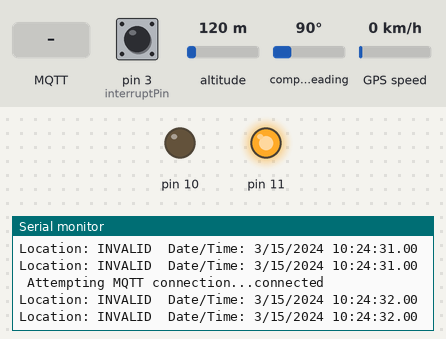
A sketch run on a simulated Arduino Mega 2560, built for the host (arithmetic inside an expression is 32-bit, double 64-bit). Shown: output pins drawn as LEDs (lit = HIGH), the last lines printed to the serial monitor. The test bench sets the inputs (shaded band); at power-on: pin 3 (interruptPin) HIGH, altitude 120 m, compass heading 90°, GPS speed 0 km/h. WiFi joins after 1.5 s; servers stay silent unless stated; random numbers use the default seed unless the sketch sets one; the GPS gets a fix after 3 s at 37.7749, -122.4194 with 8 satellites; no MQTT or app messages arrive unless stated.

Above: at 2.4 s.
2.5 s: pin 3 (interruptPin) pulled LOW for 0.15 s
At 3.1 s:
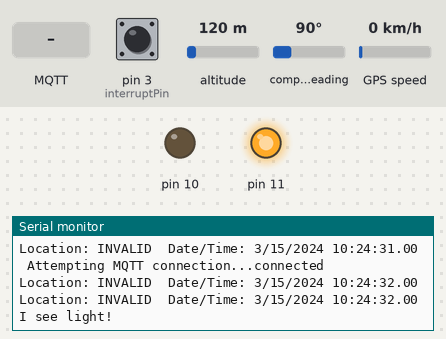
4.7 s: MQTT message "b" arrives on the first subscribed topic
At 5.1 s:
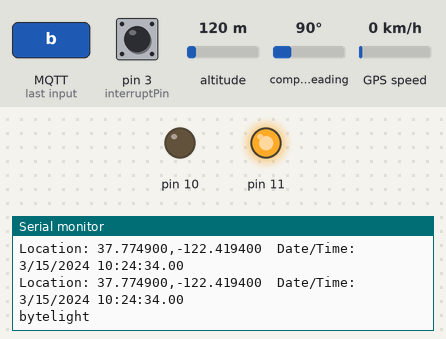

Measured:
- after the input at 2.5 s, the serial monitor: prints a new line at once (image 1)
- after the input at 4.7 s, the serial monitor: prints a new line at once (image 2)

The sketch:

MQTT_GPS_Time.ino
```cpp
#include <SPI.h>         // needed for Arduino versions later than 0018
#include <Ethernet2.h>
#include <EthernetUdp2.h>         // UDP library from: bjoern@cs.stanford.edu 12/30/2008
#include <PubSubClient.h>
#include <TinyGPS++.h>

//For W5500 Ethernet
#define _STR(X)  #X
#define STR(X)  _STR(X)
#define SS     10U    //D10----- SS
#define RST    11U    //D11----- Reset


//Interrupt for light sensor
const int interruptPin = 3;
int intrruptFlag = 0;

byte testByte = 0x55;

// Enter a MAC address and IP address for your controller below.
// The IP address will be dependent on your local network:
#define NODENUMBER 103 //last 3 digit of IP address
#define CLIENTID "client" STR(NODENUMBER)
byte mac[] = {0xDE, 0xAD, 0xBE, 0xEF, 0xFE, NODENUMBER};
unsigned int localPort = 8888;      // local port to listen on
char packetBuffer[UDP_TX_PACKET_MAX_SIZE]; //buffer to hold incoming packet,
char ReplyBuffer[] = "acknowledged";       // a string to send back

IPAddress ip(192, 168, 1, NODENUMBER);     //W5500 client address
IPAddress server(192, 168, 1, 77);         //MQTT Server address
IPAddress dns1(192, 168, 1, 1);
IPAddress subnet(255, 255, 255, 0);
EthernetClient ethClient;
PubSubClient mqttClient(ethClient);

EthernetUDP Udp;    //UDP object
TinyGPSPlus gps;    //gps object


void callback(char* topic, byte* payload, unsigned int length)
{
  // b for bytelight, c for casambi
  if (strcmp(topic,"firmware") == 0 && payload[0] == 98) {
     mqttClient.publish("bytelight", STR(NODENUMBER));
    Serial.println("bytelight");
  }

  else if (strcmp(topic,"firmware") == 0 && payload[0] == 99) {
     mqttClient.publish("casambi", STR(NODENUMBER));
    Serial.println("casambi");
  }

}


void setup() {

  //Serial port setup
  Serial.begin(115200);
  while(!Serial);
  Serial.println("USB Serial OK");

  Serial1.begin(9600);
  while(!Serial1);
  Serial.println("GPS serial OK");

  //W5500 Ethernet setup
  pinMode(SS, OUTPUT);
  pinMode(RST, OUTPUT);
  digitalWrite(SS, LOW);
  digitalWrite(RST,HIGH);  //Reset Ethernet
  digitalWrite(RST,LOW);
  digitalWrite(RST,HIGH);

  //Ethernet UDP steup:
  Ethernet.begin(mac, ip, dns1, subnet);
  delay(1200);
  Udp.begin(localPort);
  Serial.println(ip);

  //MQTT client setup
  mqttClient.setServer(server,1883);
  mqttClient.setCallback(callback);

  //Light interrupt pin setup
  pinMode(interruptPin, INPUT);
  attachInterrupt(digitalPinToInterrupt(interruptPin), pin_ISR, LOW);

  Serial.println("Setup Complete");
}

void pin_ISR() {
  intrruptFlag = 1;
}

void reconnect()
{
  while (!mqttClient.connected()) {
    Serial.print(" Attempting MQTT connection...");

    if (mqttClient.connect(CLIENTID)) {
      Serial.println("connected");
      mqttClient.publish("outTopic","Connected!");
      // ... and resubscribe
      mqttClient.subscribe("firmware");
    }
    else {
      Serial.print("failed, rc=");
      Serial.print(mqttClient.state());
      Serial.println(" try again in 2~3 seconds");
      // Wait 2 seconds before retrying
      delay(random(2000,3000));
    }

  }
}

void loop() {

  while (Serial1.available() > 0)
    if (gps.encode(Serial1.read()))
      displayInfo();

    if (millis() > 5000 && gps.charsProcessed()<10) {
      Serial.println(F("No GPS detected"));
      while(true);
    }


  if (!mqttClient.connected()) {
    reconnect();
  }

  if (1 == intrruptFlag) {
    mqttClient.publish("light On", STR(NODENUMBER));

    //attachInterrupt(digitalPinToInterrupt(interruptPin), pin_ISR, LOW);
    intrruptFlag = 0;
    Serial.println("I see light!");
    Serial1.print(testByte);
  }

  mqttClient.loop();

}

void displayInfo()
{
  Serial.print(F("Location: "));
  if (gps.location.isValid())
  {
    Serial.print(gps.location.lat(), 6);
    Serial.print(F(","));
    Serial.print(gps.location.lng(), 6);
  }
  else
  {
    Serial.print(F("INVALID"));
  }

  Serial.print(F("  Date/Time: "));
  if (gps.date.isValid())
  {
    Serial.print(gps.date.month());
    Serial.print(F("/"));
    Serial.print(gps.date.day());
    Serial.print(F("/"));
    Serial.print(gps.date.year());
  }
  else
  {
    Serial.print(F("INVALID"));
  }

  Serial.print(F(" "));
  if (gps.time.isValid())
  {
    if (gps.time.hour() < 10) Serial.print(F("0"));
    Serial.print(gps.time.hour());
    Serial.print(F(":"));
    if (gps.time.minute() < 10) Serial.print(F("0"));
    Serial.print(gps.time.minute());
    Serial.print(F(":"));
    if (gps.time.second() < 10) Serial.print(F("0"));
    Serial.print(gps.time.second());
    Serial.print(F("."));
    if (gps.time.centisecond() < 10) Serial.print(F("0"));
    Serial.print(gps.time.centisecond());
  }
  else
  {
    Serial.print(F("INVALID"));
  }

  Serial.println();
}

  /*
  int packetSize = Udp.parsePacket();
  if (packetSize)
  {
    Serial.print("Received packet of size ");
    Serial.println(packetSize);
    Serial.print("From ");
    IPAddress remote = Udp.remoteIP();
    for (int i = 0; i < 4; i++)
    {
      Serial.print(remote[i], DEC);
      if (i < 3)
      {
        Serial.print(".");
      }
    }
    Serial.print(", port ");
    Serial.println(Udp.remotePort());

    // read the packet into packetBufffer
    Udp.read(packetBuffer, UDP_TX_PACKET_MAX_SIZE);
    Serial.println("Contents:");
    Serial.println(packetBuffer);

    // send a reply, to the IP address and port that sent us the packet we received
    Udp.beginPacket(Udp.remoteIP(), Udp.remotePort());
    Udp.write(ReplyBuffer);
    Udp.endPacket();
  }
  delay(10);
  */


/*
  Processing sketch to run with this example
 =====================================================

 // Processing UDP example to send and receive string data from Arduino
 // press any key to send the "Hello Arduino" message


 import hypermedia.net.*;

 UDP udp;  // define the UDP object


 void setup() {
 udp = new UDP( this, 6000 );  // create a new datagram connection on port 6000
 //udp.log( true ); 		// <-- printout the connection activity
 udp.listen( true );           // and wait for incoming message
 }

 void draw()
 {
 }

 void keyPressed() {
 String ip       = "192.168.1.177";	// the remote IP address
 int port        = 8888;		// the destination port

 udp.send("Hello World", ip, port );   // the message to send

 }

 void receive( byte[] data ) { 			// <-- default handler
 //void receive( byte[] data, String ip, int port ) {	// <-- extended handler

 for(int i=0; i < data.length; i++)
 print(char(data[i]));
 println();
 }
 */
```
